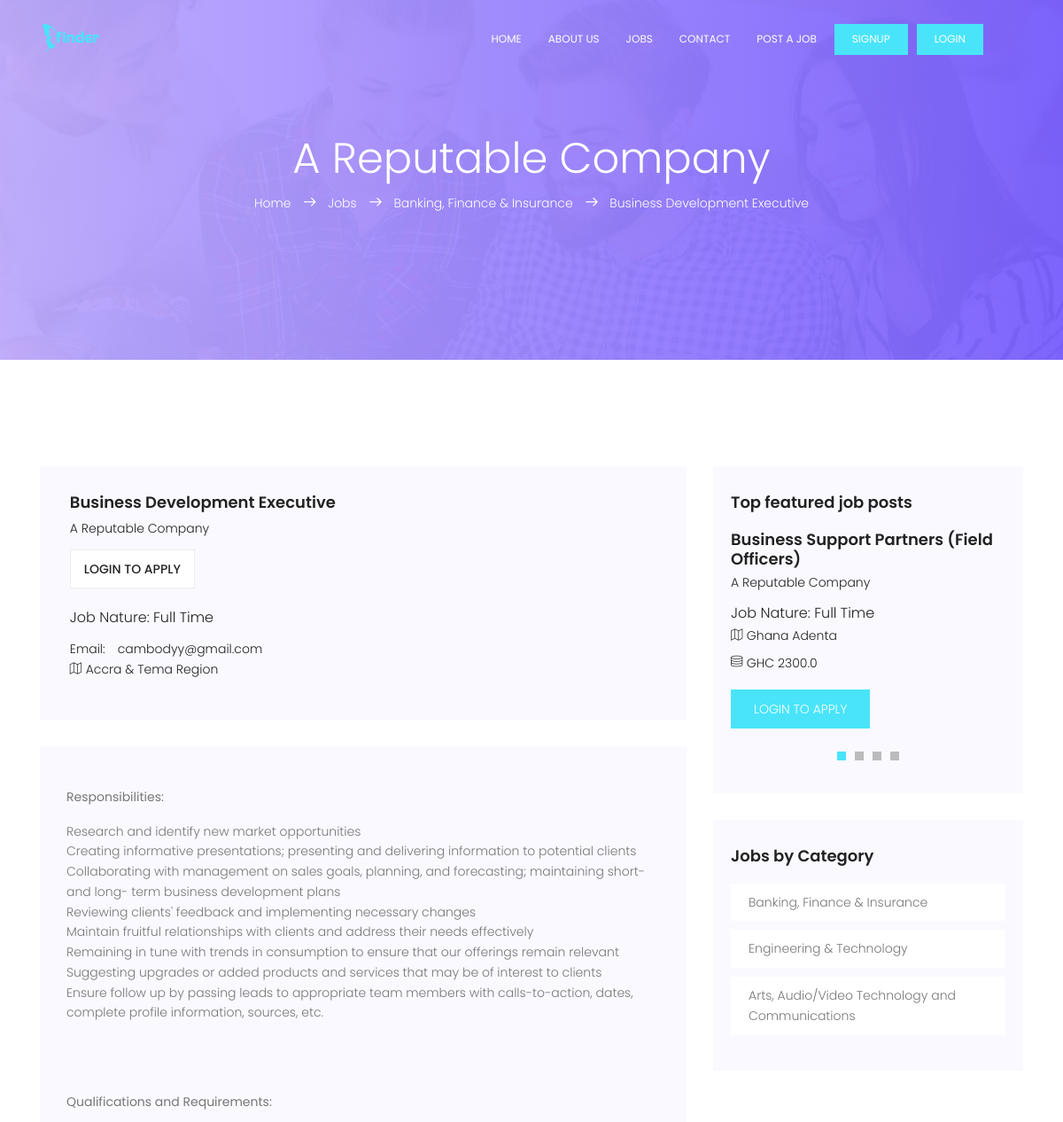
The page /detail/a-reputable-company (upper part) on the database as committed earlier.
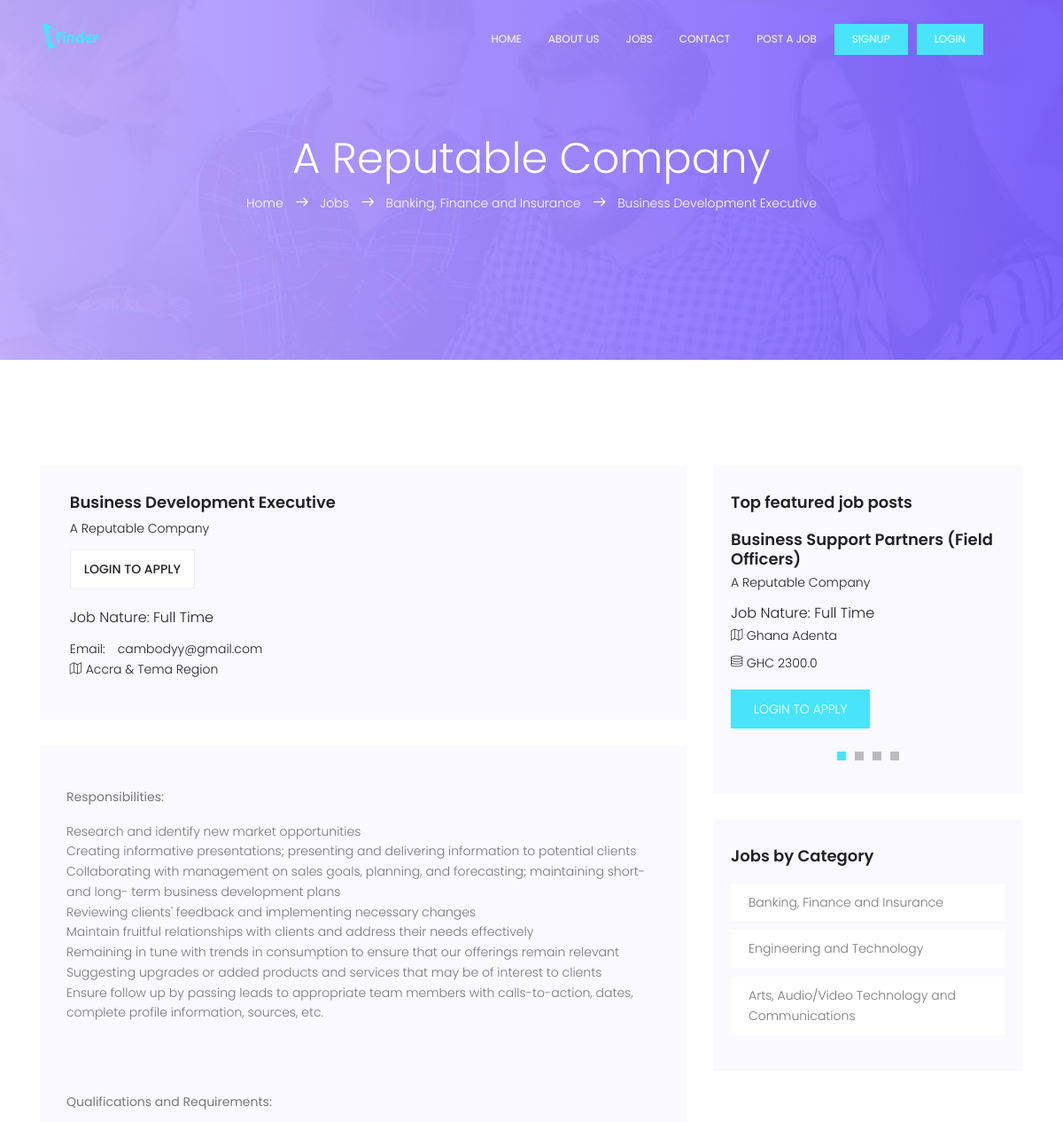
The same page on the database as committed later.
### portal/models.py (models this page shows, shortened)
class Job(models.Model):
    company_name = models.CharField(max_length=200)
    job_title = models.CharField(max_length=200)
    company_email = models.EmailField(blank=True, null=True)
    category = models.ForeignKey(
        Category, on_delete=models.CASCADE, default='Others')
    job_type = models.CharField(max_length=20, choices=_job_Type, default=1)
    description = RichTextField()
    location = models.CharField(max_length=150)
    salary = models.FloatField(blank=True, null=True)
    application_url = models.URLField(blank=True, null=True)
    slug = models.SlugField(blank=True, null=True)
    created = models.DateTimeField(auto_now_add=True)
    featured = models.BooleanField(default=False)
    approved = models.BooleanField(default=True)
    class Meta:
        ordering = ['-created']

class Category(models.Model):
    category = models.CharField(max_length=100)
    created = models.DateTimeField(auto_now_add=True)
    class Meta:
        verbose_name_plural = 'Categories'
        ordering = ['id']
    def __str__(self):
        return self.category

### portal/views.py (the view)
# urls.py: path('detail/<slug:slug>', jobDetail, name='detail'),
def jobDetail(request, slug):
    try:
        job = Job.objects.get(approved=True, slug=slug)
        requirements = job.requirements.all()
    except Exception:
        return HttpResponse('Sorry this job does not exit\n<a href="/jobs">Return to home page</a>')
    context = {
        'job': job,
        'requirements': requirements,
    }
    return render(request, 'portal/single.html', context)

### portal/context_processors.py (called while the page is built)
def Processors(request):
    jobs = Job.objects.filter(approved=True).order_by('-created')
    categories = Category.objects.all().order_by('id')
    blogs = Blog.objects.filter(published=True).order_by('-id')
    blog_count = blogs.count()
    return {
        'categories': categories,
        'jobs': jobs,
        'blog_count': blog_count,
        'blogs': blogs,
    }

### templates/portal/single.html (shortened to what this page needs)
{% extends 'base.html' %}
{% load static %}
{% block content %}
			<section class="banner-area relative" id="home">
				<div class="overlay overlay-bg"></div>
				<div class="container">
					<div class="row d-flex align-items-center justify-content-center">
						<div class="about-content col-lg-12">
							<h1 class="text-white">
								{{job.company_name|title}}
							</h1>
							<p class="text-white link-nav">
							<a href="{% url 'home' %}">Home </a>
							<span class="lnr lnr-arrow-right"></span>
							<a href="{% url 'jobs' %}"> Jobs</a>
							<span class="lnr lnr-arrow-right"></span>
							<a href="{% url 'jobs' %}?category={{job.category}}">{{job.category}}</a>
							<span class="lnr lnr-arrow-right"></span>
							<a href="#">{{job.job_title}}</a>
							</p>
						</div>
					</div>
				</div>
			</section>
			<section class="post-area section-gap">
				<div class="container">
					<div class="row justify-content-center d-flex">
						<div class="col-lg-8 post-list">
							<div class="single-post d-flex flex-row">
								<div class="details">
									<div class="title d-flex flex-row justify-content-between">
										<div class="titles">
											<a href="{% url 'detail' job.slug %}"><h4>{{job.job_title}}</h4></a>
											<h6>{{job.company_name}}</h6>
										</div>
									</div>
										<ul class="btns">
											{% if request.user.is_authenticated %}
											{% if job.application_url %}
											<li><a href="{{job.application_url}}" target="_blank">Apply</a></li>
											{% endif %}
											{% else %}
											<li><a href="">Login to apply</a></li>
											{% endif %}
										</ul>
											<br>
									<h5>Job Nature: {{job.job_type}}</h5>
									<a href="mailto:{{job.company_email}}" class="address">Email:<span class="lnr lnr fas fa-envelope"></span>{{job.company_email}}</a>
									<p class="address"><span class="lnr lnr-map"></span> {{job.location}}</p>
								</div>
							</div>
							<div class="single-post job-details">
								<p>
									{{job.description|safe}}
								</p>
							</div>
						</div>
						<div class="col-lg-4 sidebar">
							<div class="single-slidebar">
								<h4>Top featured job posts</h4>
								<div class="active-relatedjob-carusel">
								{% for job in jobs|slice:":4" %}
									<div class="single-rated">
										<a href="{% url 'detail' job.slug %}"><h4>{{job.job_title|title}}</h4></a>
										<h6>{{job.company_name|title}}</h6>
										<h5>Job Nature: {{job.job_type}}</h5>
										<p class="address"><span class="lnr lnr-map"></span> {{job.location}}</p>
										{% if job.salary %}
										<p class="address"><span class="lnr lnr-database"></span> GHC {{job.salary}}</p>
										{% endif %}
										{% if request.user.is_authenticated %}
										<a href="{% url 'detail' job.slug %}" class="btns text-uppercase">Apply job</a>
										{% else %}
										<a href="{% url 'login' %}" class="btns text-uppercase">Login to apply</a>
										{% endif %}
									</div>
								{% endfor %}
								</div>
							</div>
							<div class="single-slidebar">
								<h4>Jobs by Category</h4>
								<ul class="cat-list">
								{% for category in categories|slice:":8" %}
									<li><a class="justify-content-between d-flex" href="{% url 'jobs' %}?category={{category.category}}"><p>{{category.category}}</p></a></li>
								{% endfor %}
								</ul>
							</div>
						</div>
					</div>
				</div>
			</section>
{% endblock %}

### templates/base.html (shortened to what this page needs)
{% load static %}
	<!DOCTYPE html>
	<html lang="zxx" class="no-js">
	<head>
			<link rel="stylesheet" href="{% static 'css/linearicons.css' %}">
			<link rel="stylesheet" href="{% static 'css/font-awesome.min.css' %}">
			<link rel="stylesheet" href="{% static 'css/bootstrap.css' %}">
			<link rel="stylesheet" href="{% static 'css/magnific-popup.css' %}">
			<link rel="stylesheet" href="{% static 'css/nice-select.css' %}">
			<link rel="stylesheet" href="{% static 'css/animate.min.css' %}">
			<link rel="stylesheet" href="{% static 'css/owl.carousel.css' %}">
			<link rel="stylesheet" href="{% static 'css/main.css' %}">
		</head>
		<body>
			  <header id="header" id="home">
			    <div class="container">
			    	<div class="row align-items-center justify-content-between d-flex">
				      <div id="logo">
				        <a href="{% url 'home' %}">
						<img style="width: 100px" src="{% static 'img/logo1.svg' %}" alt="Finder" title="Finder" />
						</a>
				      </div>
				      <nav id="nav-menu-container">
				        <ul class="nav-menu">
				          <li class="menu-active"><a href="{% url 'home' %}">Home</a></li>
				          <li><a href="{% url 'about' %}">About Us</a></li>
				          <li><a href="{% url 'jobs' %}">Jobs</a></li>
				          <li><a href="{% url 'contact' %}">Contact</a></li>
				          <li><a href="{% url 'post' %}">Post a job</a></li>
						  {% if request.user.is_authenticated %}
				          <li><a class="ticker-btn" href="{% url 'logout' %}">Logout</a></li>
				          <li><a class="ticker-btn" href="">Account</a></li>
						  {% else %}
				          <li><a class="ticker-btn" href="{% url 'signup' %}">Signup</a></li>
				          <li><a class="ticker-btn" href="{% url 'login' %}">Login</a></li>
						  {% endif %}
				        </ul>
				      </nav>
			    	</div>
			    </div>
			  </header>
            {% block content %}
            {% endblock content %}
		</body>
	</html>

Rows that differ between the two databases and show on the page:
changed through a linked row, Job "Business Development Executive": category "Banking, Finance & Insurance" → "Banking, Finance and Insurance"
changed Category: category "Banking, Finance & Insurance" → "Banking, Finance and Insurance"
changed Category: category "Engineering & Technology" → "Engineering and Technology"
